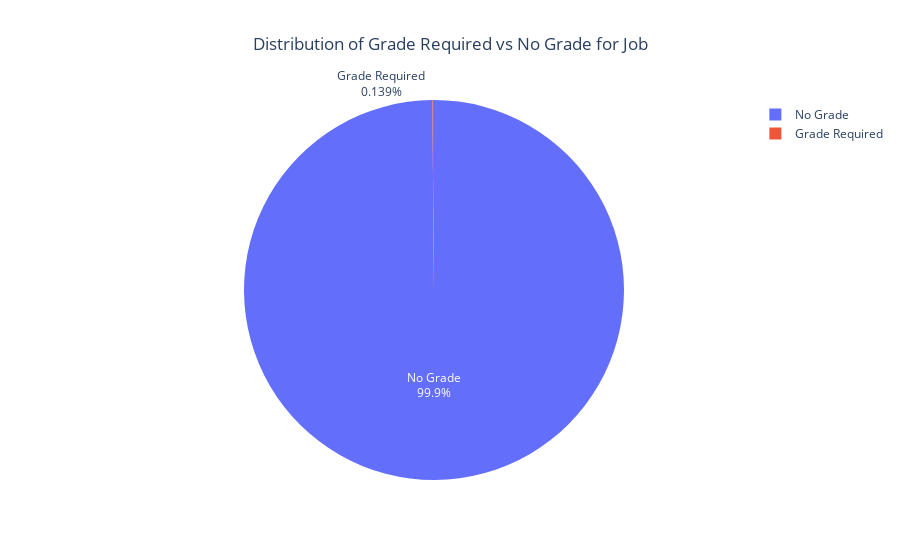

The notebook cell saved with this chart:
### Markdown cell above
# Grade demand??

### Code cell
NoGrade = len(df[df["Grade Required"] == 0])
Grade = len(df) - NoGrade
fig = go.Figure(
    data=[
        go.Pie(
            labels=["No Grade", "Grade Required"],
            values=[NoGrade, Grade],
            textinfo="label+percent",  # Displays labels and percentages
        )
    ]
)
fig.update_layout(
    title="Distribution of Grade Required vs No Grade for Job",
    title_x=0.5
)
fig.show()

### Figure 1 — Plotly figure (JSON) as saved in the notebook; plotly's stock layout.template omitted (floating-point values rounded to 4 significant figures)
{"data": [{"labels": ["No Grade", "Grade Required"], "textinfo": "label+percent", "type": "pie", "values": [5736, 8]}], "layout": {"title": {"text": "Distribution of Grade Required vs No Grade for Job", "x": 0.5}}}
